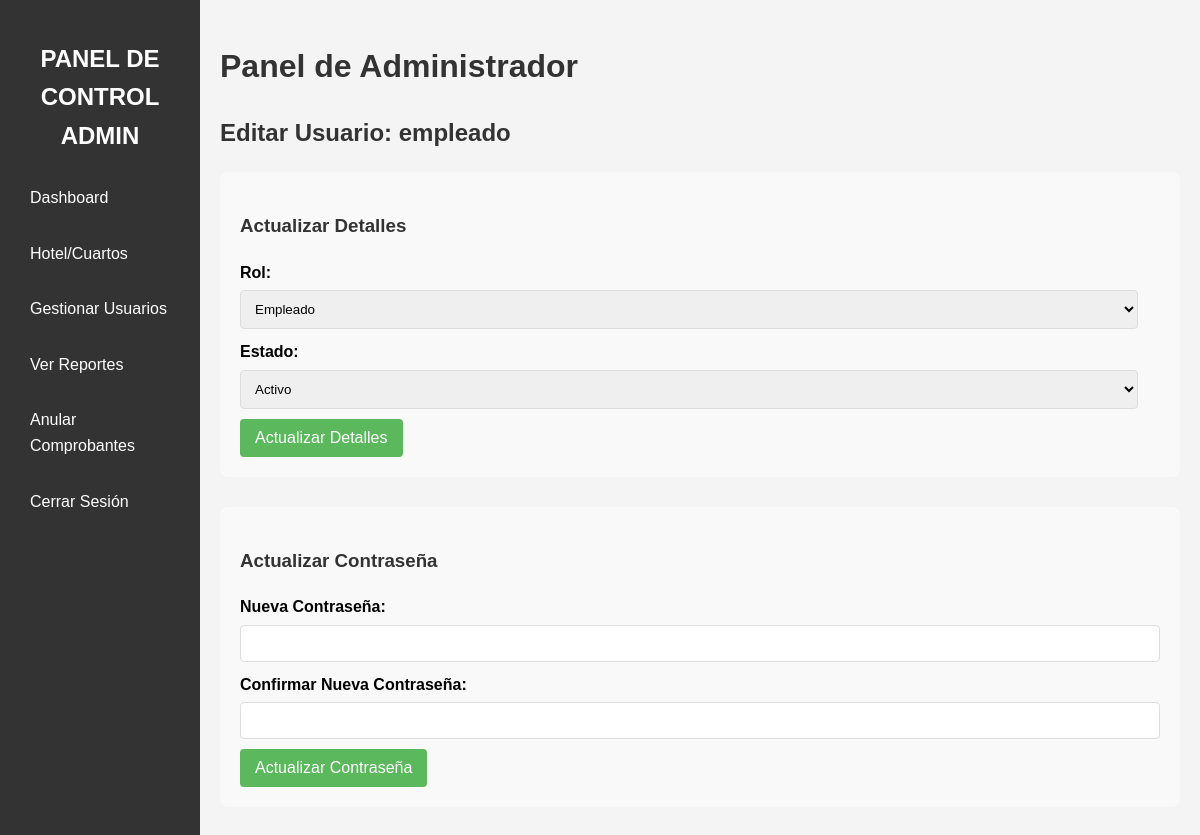
Screenshot of /admin/edit_user.php?id=3 (signed in) with the database file from the repository.
### tables this page shows
CREATE TABLE IF NOT EXISTS `users` (
  `id` int NOT NULL AUTO_INCREMENT,
  `username` varchar(50) NOT NULL,
  `password` varchar(255) NOT NULL,
  `role` enum('admin','employee') NOT NULL,
  `created_at` timestamp NULL DEFAULT CURRENT_TIMESTAMP,
  `status` enum('active','inactive') NOT NULL DEFAULT 'active',
  PRIMARY KEY (`id`),
  UNIQUE KEY `username` (`username`)
);

### admin/edit_user.php (the view, shortened to what this page needs)
<?php
include '_admin_header.php';
$user_id = $_GET['id'] ?? null;
$user = null;
if ($user_id && is_numeric($user_id)) {
    $stmt = $conn->prepare("SELECT id, username, role, status FROM users WHERE id = ?");
    $stmt->bind_param("i", $user_id);
    $stmt->execute();
    $result = $stmt->get_result();
    if ($result->num_rows === 1) {
        $user = $result->fetch_assoc();
    } else {
        set_message('danger', 'Usuario no encontrado.');
        redirect('manage_users.php');
    }
} else {
    set_message('danger', 'ID de usuario no válido.');
    redirect('manage_users.php');
}
$disable_role_edit = ($user['id'] == $_SESSION['user_id']);
$disable_status_edit = ($user['id'] == $_SESSION['user_id']);
?>
<h2>Editar Usuario: <?php echo htmlspecialchars($user['username']); ?></h2>
<form action="process_edit_user.php" method="post" style="margin-bottom: 30px;">
    <h3>Actualizar Detalles</h3>
     <div>
        <label for="role">Rol:</label>
        <select id="role" name="role" required <?php echo $disable_role_edit ? 'disabled' : ''; ?>>
            <option value="employee" <?php echo ($user['role'] === 'employee') ? 'selected' : ''; ?>>Empleado</option>
        </select>
    </div>
    <div>
        <label for="status">Estado:</label>
        <select id="status" name="status" required <?php echo $disable_status_edit ? 'disabled' : ''; ?>>
            <option value="active" <?php echo ($user['status'] === 'active') ? 'selected' : ''; ?>>Activo</option>
        </select>
    </div>
    <div>
        <button type="submit" <?php echo ($disable_role_edit && $disable_status_edit) ? 'disabled' : ''; ?>>Actualizar Detalles</button>
    </div>
</form>
<form action="process_edit_user.php" method="post">
    <h3>Actualizar Contraseña</h3>
    <div>
        <label for="new_password">Nueva Contraseña:</label>
        <input type="password" id="new_password" name="new_password" required>
    </div>
     <div>
        <label for="confirm_password">Confirmar Nueva Contraseña:</label>
        <input type="password" id="confirm_password" name="confirm_password" required>
    </div>
    <div>
        <button type="submit">Actualizar Contraseña</button>
    </div>
</form>
<?php
include '_admin_footer.php';
?>

### css/style.css (style rules this page uses)
body { font-family: sans-serif; line-height: 1.6; margin: 0; padding: 0; background-color: #f4f4f4; }
h1, h2, h3 { color: #333; }
form { background: #f9f9f9; padding: 20px; border-radius: 8px; margin-bottom: 20px; }
form label { display: block; margin-bottom: 5px; font-weight: bold; }
form input[type="text"], form input[type="number"], form input[type="email"], form input[type="password"], form input[type="date"], form select, form textarea { width: calc(100% - 22px); padding: 10px; margin-bottom: 10px; border: 1px solid #ddd; border-radius: 4px; }
form button { background-color: #5cb85c; color: white; padding: 10px 15px; border: none; border-radius: 4px; cursor: pointer; font-size: 1em; }

### rows the page displays
users: username "empleado", role "Empleado", status "Activo"
